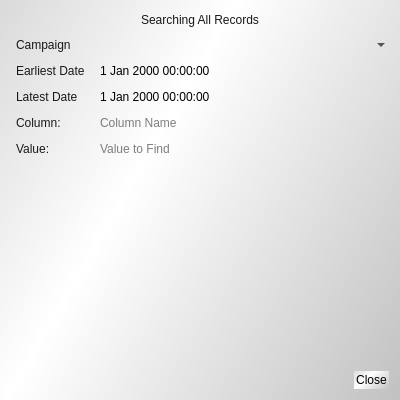
<?xml version="1.0" encoding="UTF-8"?>
<ui version="4.0">
 <class>Dialog</class>
 <widget class="QDialog" name="Dialog">
  <property name="geometry">
   <rect>
    <x>0</x>
    <y>0</y>
    <width>400</width>
    <height>400</height>
   </rect>
  </property>
  <property name="windowTitle">
   <string>Dialog</string>
  </property>
  <property name="layoutDirection">
   <enum>Qt::LeftToRight</enum>
  </property>
  <property name="styleSheet">
   <string notr="true">QWidget {
	background-color: rgba(0, 0, 0, 0);
    border-radius: -0px;
    padding: 2px;
	font: 10pt &quot;Lato&quot;;
}

QWidget#MainWindow, QWidget#Dialog{
     background-color: qlineargradient(spread:reflect, x1:0.262, y1:0.573773, x2:1, y2:1, stop:0 rgb(255, 255, 255), stop:1 rgb(193, 193, 193));
}

QLabel {
	background-color: qlineargradient(spread:reflect, x1:0.607246, y1:0.346, x2:0.623037, y2:1, stop:0 rgba(8, 120, 0, 0), stop:1 rgba(15, 76, 0, 0));
	font: 12pt &quot;Lato&quot;;
    color: rgb(24, 24, 24);
}

QMenuBar {
    border-radius: 1px;
	background-color: qlineargradient(spread:reflect, x1:0.607246, y1:0.346, x2:0.623037, y2:1, stop:0 rgba(8, 120, 0, 255), stop:1 rgba(15, 76, 0, 255));
    color: rgb(240, 240, 240);
}

QStatusBar {
    border-radius: 1px;
	background-color: qlineargradient(spread:reflect, x1:0.607246, y1:0.346, x2:0.623037, y2:1, stop:0 rgba(8, 120, 0, 255), stop:1 rgba(15, 76, 0, 255));
    color: rgb(240, 240, 240);
}

QFrame[frameShape=&quot;4&quot;], QFrame[frameShape=&quot;5&quot;]{
	background-color: rgba(8, 120, 0, 255);
}

QPushButton{
     background-color: qlineargradient(spread:reflect, x1:0.262, y1:0.573773, x2:1, y2:1, stop:0 rgba(255, 255, 255, 255), stop:1 rgba(193, 193, 193, 120));
}

QPushButton:hover{
     background-color: qlineargradient(spread:reflect, x1:0.262, y1:0.573773, x2:1, y2:1, stop:0 rgba(255, 255, 255, 255), stop:1 rgba(240, 243, 240, 120));
}

QPushButton:pressed{
     background-color: qlineargradient(spread:reflect, x2:0.262, y2:0.573773, x1:1, y1:1, stop:0 rgba(255, 255, 255, 255), stop:1 rgba(220, 223, 220, 120));
}

QDateEdit{
     background-color: qlineargradient(spread:reflect, x2:0.262, y2:0.573773, x1:1, y1:1, stop:0 rgba(255, 255, 255, 255), stop:1 rgba(220, 223, 220, 250));
}

QDateEdit:hover{
      background-color: qlineargradient(spread:reflect, x1:0.262, y1:0.573773, x2:1, y2:1, stop:0 rgba(255, 255, 255, 255), stop:1 rgba(220, 223, 220, 120));
}

QTableWidget{
    color: rgba(0, 0, 0, 0);
    background-color: rgba(0, 0, 0, 0);
    alternate-background-color: rgba(0,0,0,20);
}

QTableView{
    color: rgba(0, 0, 0, 0);
    background-color: rgba(0, 0, 0, 0);
    alternate-background-color: rgba(0,0,0,10);
}

QHeaderView::section{
    border-radius: 4px solid black;
	font: 10pt &quot;Lato&quot;;
    min-width: 180; 
    min-height: 32;
}

QHeaderView {
    border-radius: 4px solid black;
    min-height: 16;
}

QTableCornerButton::section  {
	background-color: rgba(0, 0, 0, 0);
}

QLineEdit {
    background-color: rgba(0, 0, 0, 00);
}

QLineEdit:hover {
    background-color: rgba(0, 0, 0, 20);
}

QDateTimeEdit {
    background-color: rgba(0, 0, 0, 0);
}

QDateTimeEdit:hover {
    background-color: rgba(0, 0, 0, 20);
}

QComboBox{
}

QComboBox:Hover{
    background-color: rgba(0, 0, 0, 20);
}</string>
  </property>
  <layout class="QVBoxLayout" name="verticalLayout">
   <item>
    <widget class="QLabel" name="headerLabel">
     <property name="text">
      <string>Searching All Records</string>
     </property>
     <property name="alignment">
      <set>Qt::AlignCenter</set>
     </property>
    </widget>
   </item>
   <item>
    <layout class="QFormLayout" name="formLayout">
     <item row="3" column="0">
      <widget class="QLabel" name="valColLabel">
       <property name="text">
        <string>Column:</string>
       </property>
      </widget>
     </item>
     <item row="3" column="1">
      <widget class="QLineEdit" name="valColEdit">
       <property name="toolTip">
        <string>Enter name of column in which to search for values</string>
       </property>
       <property name="placeholderText">
        <string>Column Name</string>
       </property>
      </widget>
     </item>
     <item row="4" column="0">
      <widget class="QLabel" name="valueLabel">
       <property name="text">
        <string>Value:</string>
       </property>
      </widget>
     </item>
     <item row="4" column="1">
      <widget class="QLineEdit" name="valueEdit">
       <property name="placeholderText">
        <string>Value to Find</string>
       </property>
      </widget>
     </item>
     <item row="0" column="0">
      <widget class="QLabel" name="label">
       <property name="text">
        <string>Campaign</string>
       </property>
      </widget>
     </item>
     <item row="1" column="0">
      <widget class="QLabel" name="label_2">
       <property name="text">
        <string>Earliest Date</string>
       </property>
      </widget>
     </item>
     <item row="1" column="1">
      <widget class="QDateTimeEdit" name="startDateTimeEdit"/>
     </item>
     <item row="2" column="0">
      <widget class="QLabel" name="label_3">
       <property name="text">
        <string>Latest Date</string>
       </property>
      </widget>
     </item>
     <item row="2" column="1">
      <widget class="QDateTimeEdit" name="endDateTimeEdit"/>
     </item>
     <item row="0" column="1">
      <widget class="QComboBox" name="comboBox"/>
     </item>
    </layout>
   </item>
   <item>
    <widget class="Line" name="line">
     <property name="orientation">
      <enum>Qt::Horizontal</enum>
     </property>
    </widget>
   </item>
   <item>
    <widget class="QTableView" name="resultsTable"/>
   </item>
   <item>
    <widget class="QDialogButtonBox" name="buttonBox">
     <property name="orientation">
      <enum>Qt::Horizontal</enum>
     </property>
     <property name="standardButtons">
      <set>QDialogButtonBox::Close</set>
     </property>
    </widget>
   </item>
  </layout>
 </widget>
 <resources/>
 <connections>
  <connection>
   <sender>buttonBox</sender>
   <signal>accepted()</signal>
   <receiver>Dialog</receiver>
   <slot>accept()</slot>
   <hints>
    <hint type="sourcelabel">
     <x>248</x>
     <y>254</y>
    </hint>
    <hint type="destinationlabel">
     <x>157</x>
     <y>274</y>
    </hint>
   </hints>
  </connection>
  <connection>
   <sender>buttonBox</sender>
   <signal>rejected()</signal>
   <receiver>Dialog</receiver>
   <slot>reject()</slot>
   <hints>
    <hint type="sourcelabel">
     <x>316</x>
     <y>260</y>
    </hint>
    <hint type="destinationlabel">
     <x>286</x>
     <y>274</y>
    </hint>
   </hints>
  </connection>
 </connections>
</ui>
